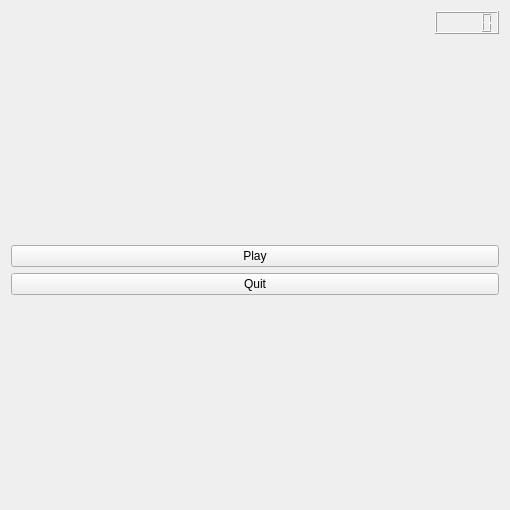
<?xml version="1.0" encoding="UTF-8"?>
<ui version="4.0">
 <class>Widget</class>
 <widget class="QWidget" name="Widget">
  <property name="geometry">
   <rect>
    <x>0</x>
    <y>0</y>
    <width>510</width>
    <height>510</height>
   </rect>
  </property>
  <property name="windowTitle">
   <string>Widget</string>
  </property>
  <layout class="QHBoxLayout" name="horizontalLayout_2">
   <item>
    <layout class="QVBoxLayout" name="verticalLayout_2">
     <item>
      <layout class="QVBoxLayout" name="verticalLayout">
       <item>
        <layout class="QHBoxLayout" name="horizontalLayout">
         <item>
          <spacer name="horizontalSpacer">
           <property name="orientation">
            <enum>Qt::Horizontal</enum>
           </property>
           <property name="sizeHint" stdset="0">
            <size>
             <width>40</width>
             <height>20</height>
            </size>
           </property>
          </spacer>
         </item>
         <item>
          <widget class="QLCDNumber" name="lcdNumber"/>
         </item>
        </layout>
       </item>
       <item>
        <spacer name="verticalSpacer">
         <property name="orientation">
          <enum>Qt::Vertical</enum>
         </property>
         <property name="sizeHint" stdset="0">
          <size>
           <width>20</width>
           <height>40</height>
          </size>
         </property>
        </spacer>
       </item>
       <item>
        <widget class="QPushButton" name="pushButton">
         <property name="text">
          <string>Play</string>
         </property>
        </widget>
       </item>
       <item>
        <widget class="QPushButton" name="pushButton_2">
         <property name="text">
          <string>Quit</string>
         </property>
        </widget>
       </item>
       <item>
        <spacer name="verticalSpacer_2">
         <property name="orientation">
          <enum>Qt::Vertical</enum>
         </property>
         <property name="sizeHint" stdset="0">
          <size>
           <width>20</width>
           <height>40</height>
          </size>
         </property>
        </spacer>
       </item>
      </layout>
     </item>
    </layout>
   </item>
  </layout>
 </widget>
 <layoutdefault spacing="6" margin="11"/>
 <resources/>
 <connections/>
</ui>
